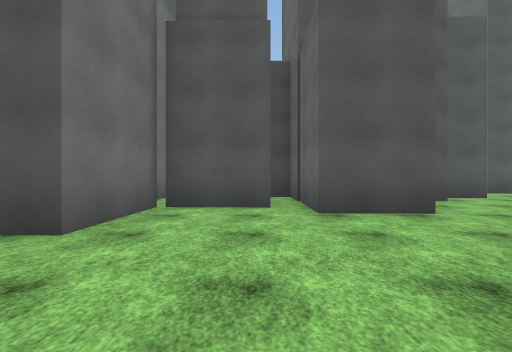
[1] (above)

20 first-person views from a walk through a 3-D level made in the Unity game engine. The camera is 1.2 m above the floor, looks level and sees 90° across. The floor is counted in squares, 2 m on a side. Each view is taken from the middle of a square. On the plan, view 1 faces up. The plan holds only what a view shows up to about 9 squares ahead; the rest is blank. The place goes on beyond the plan. The player is left out. Some surface patterns are stand-ins.

[2]
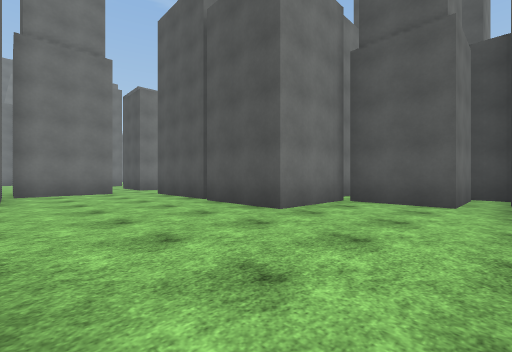

[3]
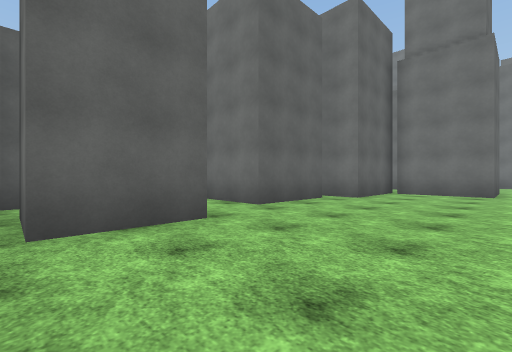

[4]
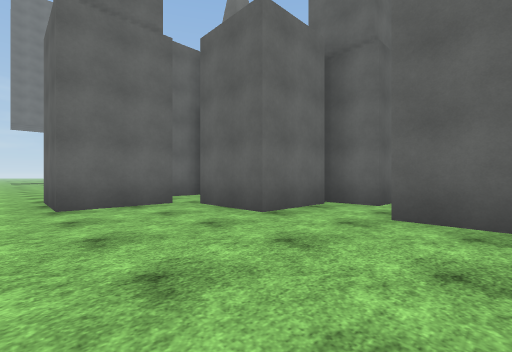

[5]
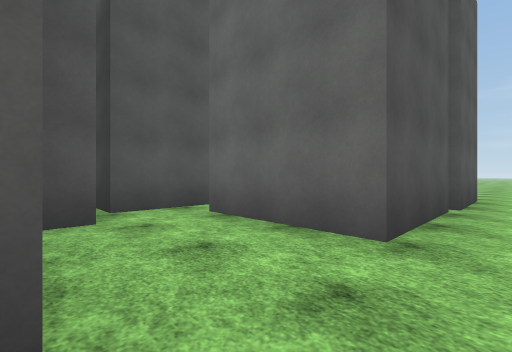

[6]
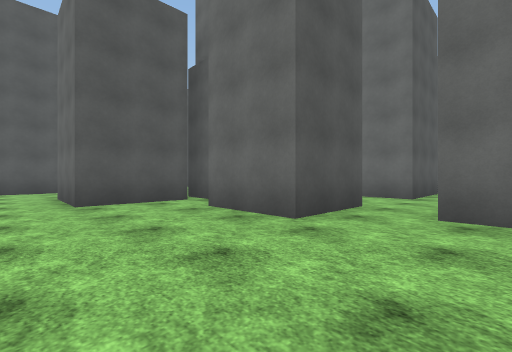

[7]
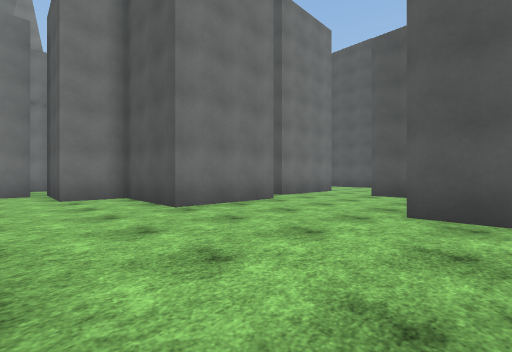

[8]
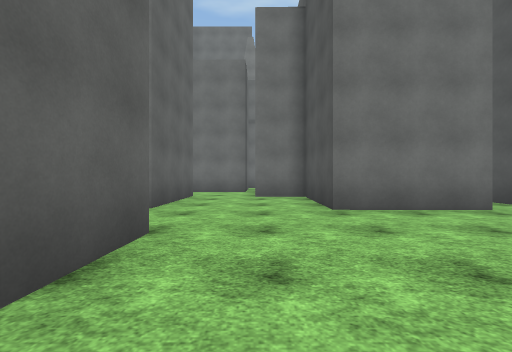

[9]
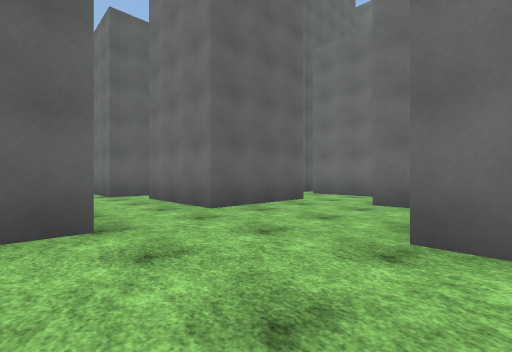

[10]
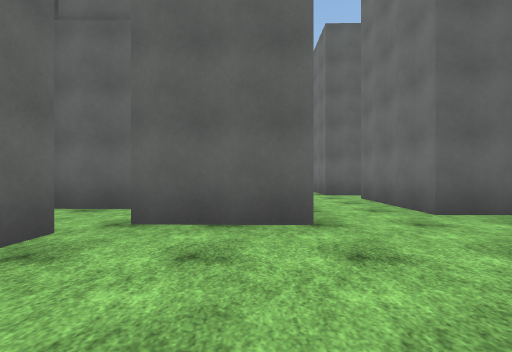

[11]
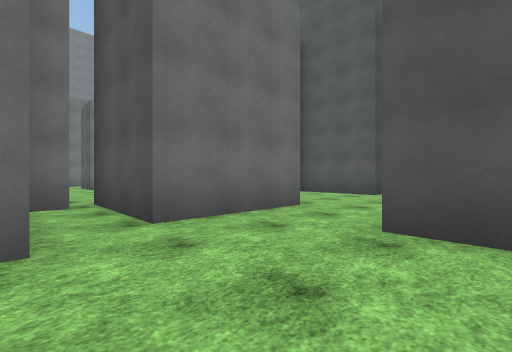

[12]
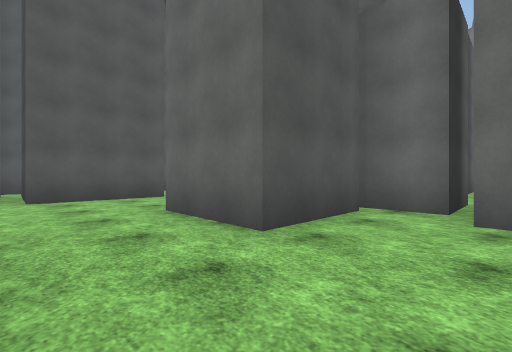

[13]
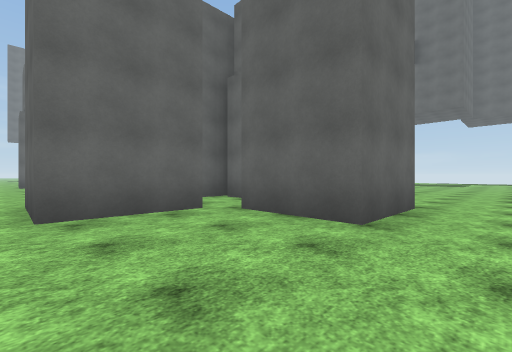

[14]
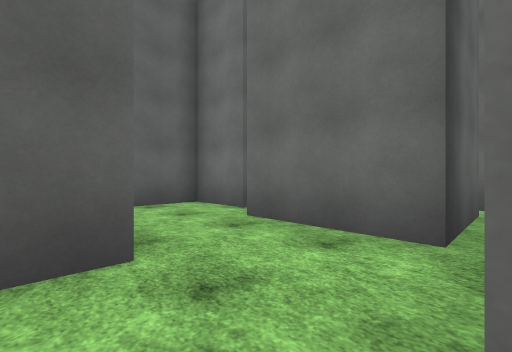

[15]
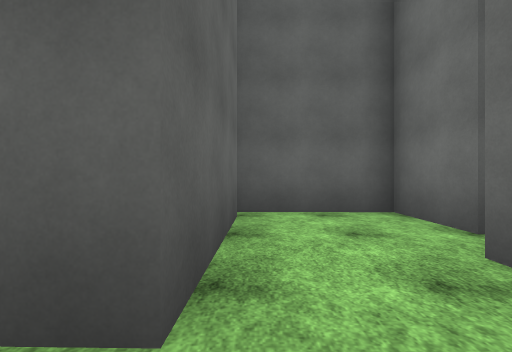

[16]
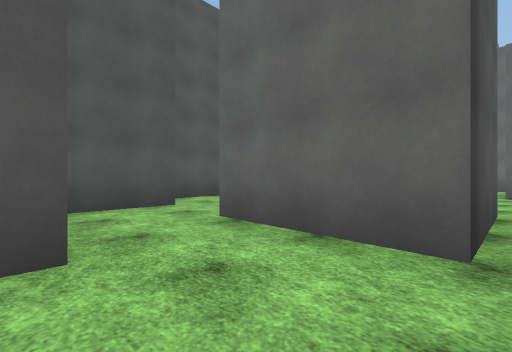

[17]
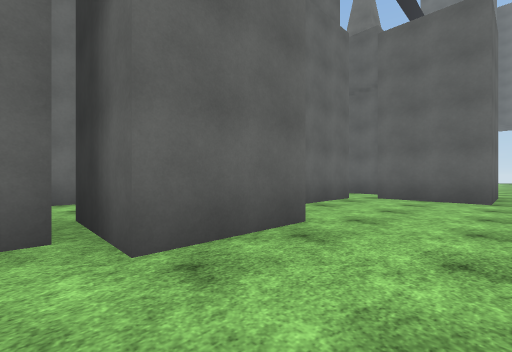

[18]
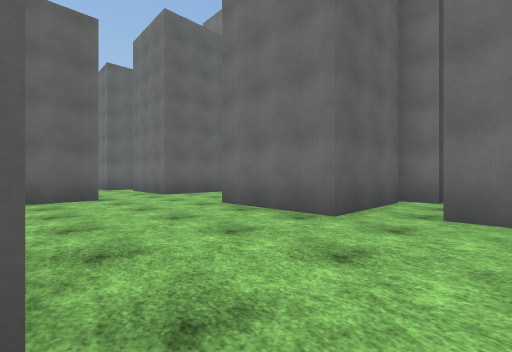

[19]
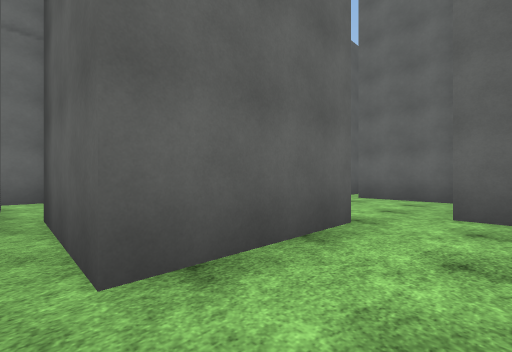

[20]
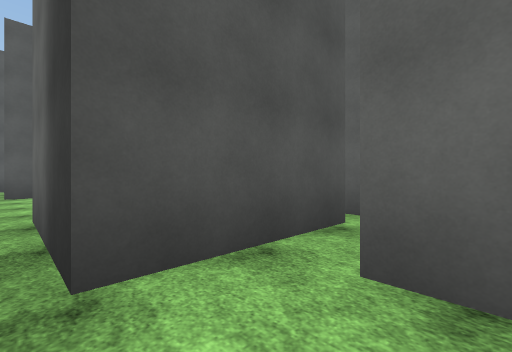

### Floor plan
Ten units are one square. View 1 is at (0, 0); x grows to the right and y downward. Boxes are objects, and circles mark ways between rooms. Rooms are numbered by the first view taken in them; rooms with no view inside come last. Other rooms are left out.
<svg viewBox="-218 -90 254 155">
<path fill="none" stroke="#000" d="M-47 -26 -75 -27 -75 -56 -46 -56M-53 17 -28 18 -29 37M-58 -65 -87 -66M3 -49 -19 -49 -20 -26 -44 -26M-96 -17 -84 -17 -85 9 -60 10 -60 21M-21 33 -9 34M-11 31 -11 11 8 11M13 8 14 -15 22 -15M-91 -56 -112 -57M29 -41 10 -41 10 -59M8 11 8 28M31 27 31 16M-109 8 -108 -17 -96 -17M-98 -31 -121 -31 -120 -53 -99 -53M-112 -57 -111 -77M-183 -42 -155 -42 -155 -14 -184 -14 -184 0M-175 19 -158 19 -158 35M-137 34 -137 11 -114 12M-116 -69 -140 -69 -139 -85M-187 -49 -187 -41M-110 27 -91 27M-161 -84 -162 -54 -192 -54M-213 36 -213 52 -187 53M-206 4 -207 29M-184 0 -211 0M-158 49 -187 48 -187 19 -175 19M-163 60 -152 60M-89 31 -89 21"/>
<circle cx="10" cy="0" r="3" fill="#2a7"/>
<circle cx="-100" cy="-20" r="3" fill="#2a7"/>
<circle cx="-180" cy="10" r="3" fill="#2a7"/>
<circle cx="-100" cy="20" r="3" fill="#2a7"/>
<text x="-40" y="-20">1</text>
<text x="10" y="20">2</text>
<text x="-140" y="-20">3</text>
<text x="-190" y="30">4</text>
<text x="-90" y="20">5</text>
</svg>
Room 1 opens to room 2. Room 1 opens to room 3. Room 3 opens to room 4. Room 3 opens to room 5.

Where each view was taken, in squares from view 1:
view 1: 0 up, 0 right, facing up
view 2: 1 down, 1 right, facing up-left
view 3: 2 up, 1 right, facing down-left
view 4: 2 up, 4 left, facing down-right
view 5: 2 up, 10 left, facing up-right
view 6: 1 up, 15 left, facing up-right
view 7: 1 down, 11 left, facing up-left
view 8: 0 up, 11 left, facing left
view 9: 2 up, 13 left, facing down-left
view 10: 2 up, 13 left, facing down
view 11: 4 up, 13 left, facing up-left
view 12: 5 up, 16 left, facing up-right
view 13: 2 up, 15 left, facing down-right
view 14: 0 up, 18 left, facing down-left
view 15: 1 down, 19 left, facing down
view 16: 5 down, 21 left, facing up-right
view 17: 6 up, 14 left, facing down-right
view 18: 6 up, 12 left, facing down-left
view 19: 6 up, 9 left, facing down-right
view 20: 5 up, 9 left, facing up-right
